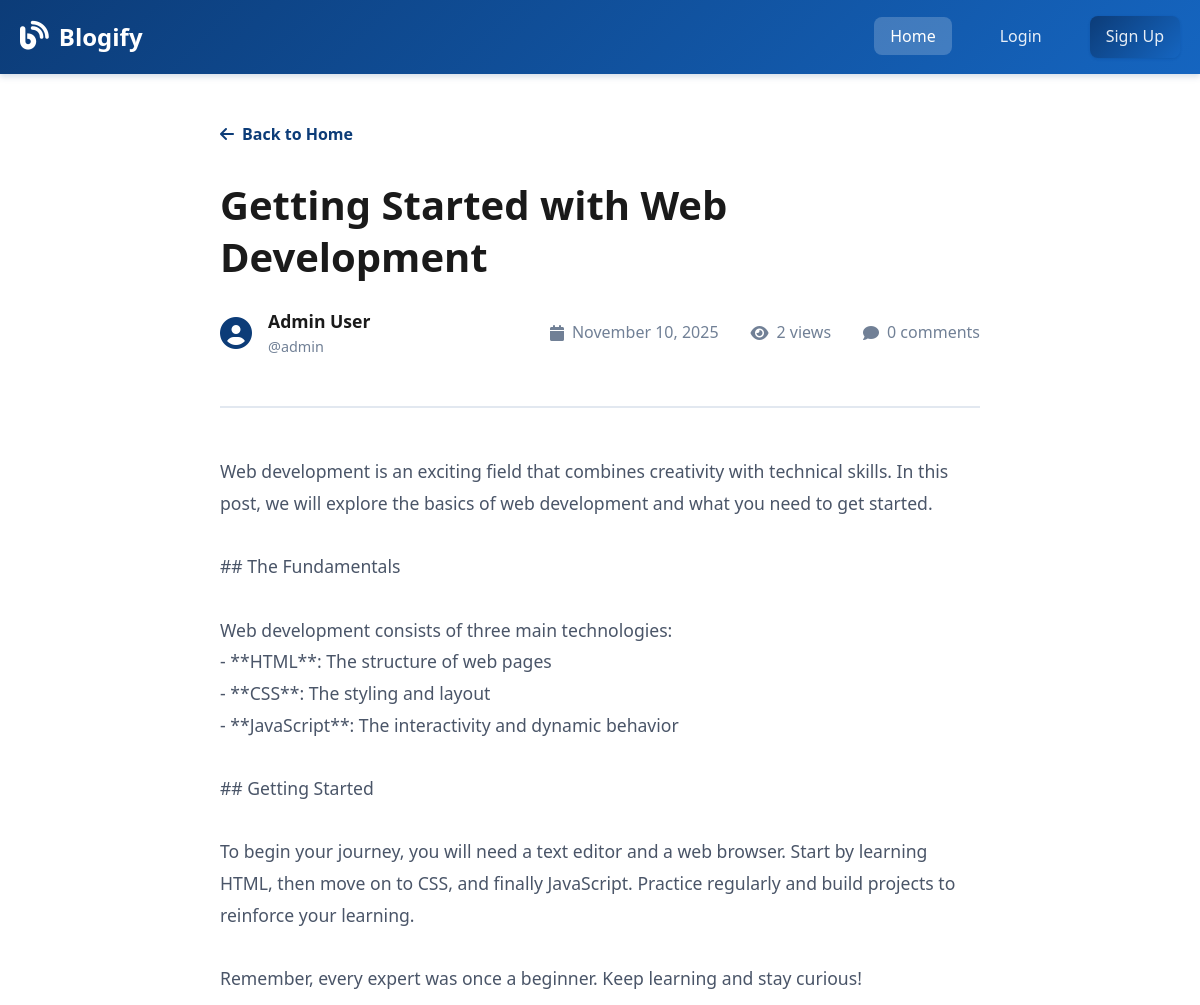
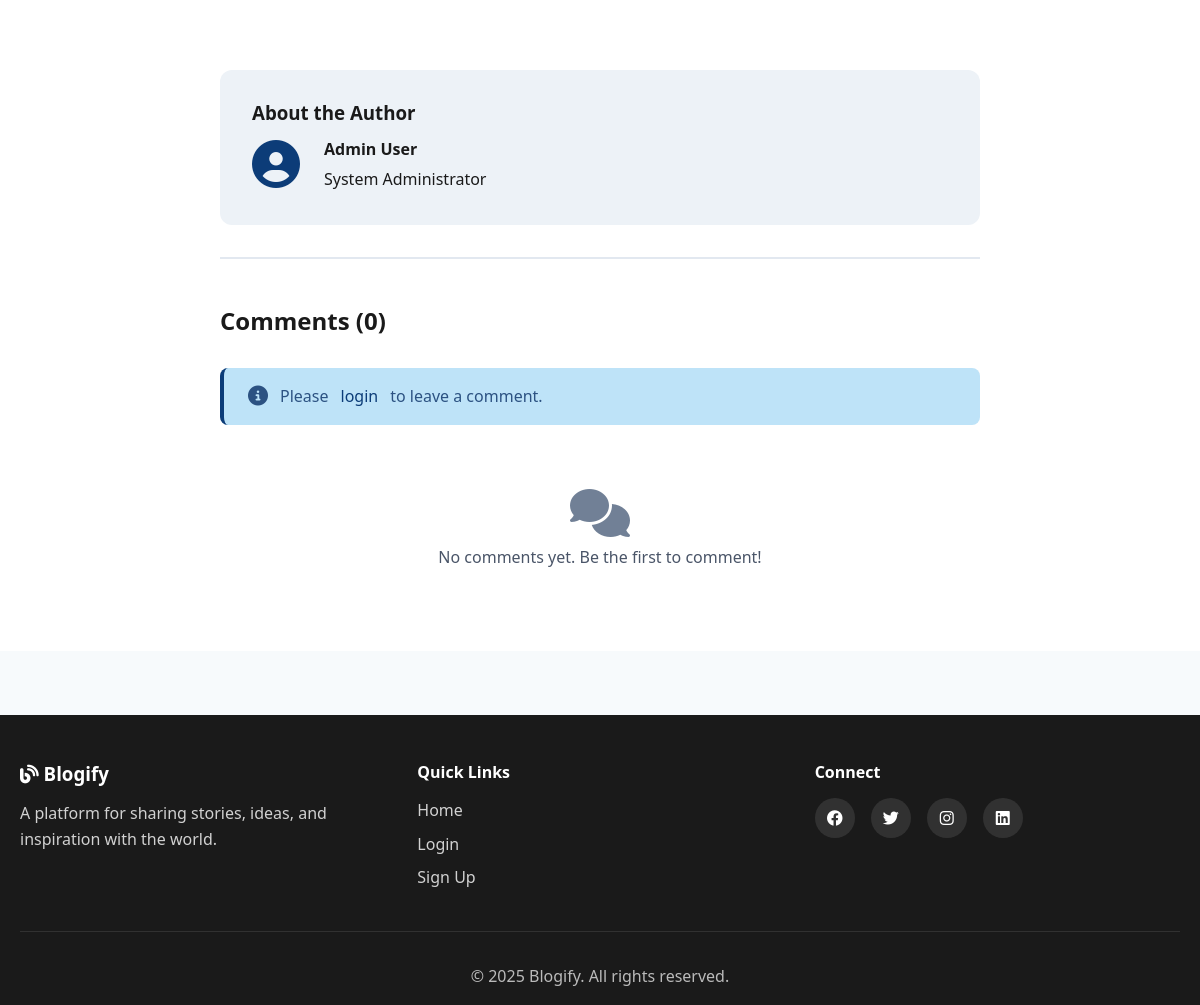
Page /post.php?slug=getting-started-with-web-development on the committed database (2 pictures, top to bottom).
### tables this page shows
CREATE TABLE `posts` (
  `id` int NOT NULL,
  `user_id` int NOT NULL,
  `title` varchar(255) NOT NULL,
  `slug` varchar(255) NOT NULL,
  `content` text NOT NULL,
  `status` enum('draft','published') DEFAULT 'published',
  `views` int DEFAULT '0',
  `created_at` timestamp NOT NULL DEFAULT CURRENT_TIMESTAMP,
  `updated_at` timestamp NOT NULL DEFAULT CURRENT_TIMESTAMP ON UPDATE CURRENT_TIMESTAMP
);

CREATE TABLE `users` (
  `id` int NOT NULL,
  `username` varchar(50) NOT NULL,
  `email` varchar(100) NOT NULL,
  `password` varchar(255) NOT NULL,
  `full_name` varchar(100) NOT NULL,
  `bio` text,
  `created_at` timestamp NOT NULL DEFAULT CURRENT_TIMESTAMP,
  `updated_at` timestamp NOT NULL DEFAULT CURRENT_TIMESTAMP ON UPDATE CURRENT_TIMESTAMP
);

### config/db.php (called while the page is built, shortened)
<?php
function clean_input($data) {
    return trim($data);
}
function is_logged_in() {
    return isset($_SESSION['user_id']);
}
function display_content($content) {
    return nl2br(htmlspecialchars($content));
}
?>

### post.php (the view, shortened to what this page needs)
<?php
require_once 'config/db.php';
$slug = isset($_GET['slug']) ? clean_input($_GET['slug']) : '';
$query = "SELECT p.*, u.username, u.full_name, u.bio
          FROM posts p
          JOIN users u ON p.user_id = u.id
          WHERE p.slug = ? AND p.status = 'published'";
$stmt = $conn->prepare($query);
$stmt->bind_param('s', $slug);
$stmt->execute();
$result = $stmt->get_result();
$post = $result->fetch_assoc();
$comments = [];
$comment_error = '';
?>
<?php include 'header.php'; ?>
    <article class="post-detail">
        <div class="container-narrow">
            <header class="post-header">
                <a href="index.php" class="back-link">
                    <i class="fas fa-arrow-left"></i> Back to Home
                </a>
                <h1 class="post-detail-title"><?php echo htmlspecialchars($post['title']); ?></h1>
                <div class="post-meta-detail">
                    <div class="author-info">
                        <i class="fas fa-user-circle fa-2x"></i>
                        <div>
                            <strong><?php echo htmlspecialchars($post['full_name']); ?></strong>
                            <span>@<?php echo htmlspecialchars($post['username']); ?></span>
                        </div>
                    </div>
                    <div class="post-stats-detail">
                        <span class="date">
                            <i class="fas fa-calendar"></i>
                            <?php echo date('F d, Y', strtotime($post['created_at'])); ?>
                        </span>
                        <span class="views">
                            <i class="fas fa-eye"></i>
                            <?php echo number_format($post['views']); ?> views
                        </span>
                        <span class="comments">
                            <i class="fas fa-comment"></i>
                            <?php echo count($comments); ?> comments
                        </span>
                    </div>
                </div>
            </header>
            <div class="post-content">
                <?php echo display_content($post['content']); ?>
            </div>
            <?php if (!empty($post['bio'])): ?>
            <div class="author-bio">
                <h3>About the Author</h3>
                <div class="author-bio-content">
                    <i class="fas fa-user-circle fa-3x"></i>
                    <div>
                        <h4><?php echo htmlspecialchars($post['full_name']); ?></h4>
                        <p><?php echo htmlspecialchars($post['bio']); ?></p>
                    </div>
                </div>
            </div>
            <?php endif; ?>
            <section class="comments-section">
                <h2>Comments (<?php echo count($comments); ?>)</h2>
                <?php if (is_logged_in()): ?>
                    <?php if (isset($_GET['comment']) && $_GET['comment'] === 'success'): ?>
                        <div class="alert alert-success">
                            <i class="fas fa-check-circle"></i>
                            Your comment has been posted successfully!
                        </div>
                    <?php endif; ?>
                    <?php if (!empty($comment_error)): ?>
                        <div class="alert alert-error">
                            <i class="fas fa-exclamation-circle"></i>
                            <?php echo $comment_error; ?>
                        </div>
                    <?php endif; ?>
                    <form method="POST" class="comment-form">
                        <div class="form-group">
                            <label for="comment_content">Leave a comment</label>
                            <textarea name="comment_content" id="comment_content" rows="4" placeholder="Share your thoughts..." required></textarea>
                        </div>
                        <button type="submit" name="submit_comment" class="btn-primary">
                            <i class="fas fa-paper-plane"></i> Post Comment
                        </button>
                    </form>
                <?php else: ?>
                    <div class="alert alert-info">
                        <i class="fas fa-info-circle"></i>
                        Please <a href="login.php">login</a> to leave a comment.
                    </div>
                <?php endif; ?>
                <div class="comments-list">
                    <?php if (count($comments) > 0): ?>
                        <?php foreach ($comments as $comment): ?>
                            <div class="comment-item">
                                <div class="comment-header">
                                    <i class="fas fa-user-circle fa-2x"></i>
                                    <div class="comment-author">
                                        <strong><?php echo htmlspecialchars($comment['full_name']); ?></strong>
                                        <span class="comment-date">
                                            <i class="fas fa-clock"></i>
                                            <?php echo date('M d, Y \a\t h:i A', strtotime($comment['created_at'])); ?>
                                        </span>
                                    </div>
                                </div>
                                <div class="comment-content">
                                    <?php echo display_content($comment['content']); ?>
                                </div>
                            </div>
                        <?php endforeach; ?>
                    <?php else: ?>
                        <div class="empty-state-small">
                            <i class="fas fa-comments"></i>
                            <p>No comments yet. Be the first to comment!</p>
                        </div>
                    <?php endif; ?>
                </div>
            </section>
        </div>
    </article>
    <?php include 'footer.php'; ?>

### assets/css/style.css (style rules this page uses)
* { margin: 0; padding: 0; box-sizing: border-box; }
:root { --primary-color: #0C3C78; --primary-dark: #082a54; --secondary-color: #1565C0; --accent-color: #2196F3; --text-primary: #1a1a1a; --text-secondary: #4a5568; --text-light: #718096; --bg-primary: #ffffff; --bg-secondary: #f7fafc; --bg-gray: #edf2f7; --border-color: #e2e8f0; --success: #48bb78; --error: #f56565; --warning: #ed8936; --shadow-sm: 0 1px 3px rgba(12, 60, 120, 0.12), 0 1px 2px rgba(12, 60, 120, 0.08); --shadow-md: 0 4px 6px rgba(12, 60, 120, 0.1), 0 2px 4px rgba(12, 60, 120, 0.06); --shadow-lg: 0 10px 15px rgba(12, 60, 120, 0.1), 0 4px 6px rgba(12, 60, 120, 0.05); --shadow-xl: 0 20px 25px rgba(12, 60, 120, 0.15), 0 10px 10px rgba(12, 60, 120, 0.04); --transition: all 0.3s cubic-bezier(0.4, 0, 0.2, 1); --header-z: 10060; --nav-z: 10070; --overlay-z: 10049; --toggle-z: 10061; }
body { font-family: 'Segoe UI', Tahoma, Geneva, Verdana, sans-serif; line-height: 1.6; color: var(--text-primary); background-color: var(--bg-secondary); overflow-x: hidden; }
h1, h2, h3, h4, h5, h6 { font-weight: 700; line-height: 1.2; color: var(--text-primary); }
a { text-decoration: none; color: var(--primary-color); transition: var(--transition); }
.container-narrow { max-width: 800px; margin: 0 auto; padding: 0 20px; }
.post-detail { background: var(--bg-primary); min-height: calc(100vh - 200px); }
.post-header { padding: 3rem 0; border-bottom: 2px solid var(--border-color); }
.back-link { display: inline-flex; align-items: center; gap: 0.5rem; margin-bottom: 2rem; color: var(--primary-color); font-weight: 600; }
.post-detail-title { font-size: 2.5rem; margin-bottom: 1.5rem; line-height: 1.3; }
.post-meta-detail { display: flex; justify-content: space-between; align-items: center; flex-wrap: wrap; gap: 2rem; }
.author-info { display: flex; align-items: center; gap: 1rem; }
.author-info i { color: var(--primary-color); }
.author-info div { display: flex; flex-direction: column; }
.author-info strong { font-size: 1.1rem; color: var(--text-primary); }
.author-info span { font-size: 0.9rem; color: var(--text-light); }
.post-stats-detail { display: flex; gap: 2rem; flex-wrap: wrap; color: var(--text-light); }
.post-stats-detail span { display: flex; align-items: center; gap: 0.5rem; }
.post-content { padding: 3rem 0; font-size: 1.1rem; line-height: 1.8; color: var(--text-secondary); }
.author-bio { padding: 2rem; background: var(--bg-gray); border-radius: 12px; margin: 2rem 0; }
.author-bio h3 { margin-bottom: 1rem; }
.author-bio-content { display: flex; gap: 1.5rem; align-items: start; }
.author-bio-content i { color: var(--primary-color); }
.author-bio-content h4 { margin-bottom: 0.5rem; }
.comments-section { padding: 3rem 0; border-top: 2px solid var(--border-color); }
.comments-section h2 { margin-bottom: 2rem; }
.comments-list { margin-top: 2rem; }
.alert { padding: 1rem 1.5rem; border-radius: 8px; margin-bottom: 1.5rem; display: flex; align-items: center; gap: 0.75rem; }
.alert i { font-size: 1.25rem; }
.alert-info { background: #bee3f8; color: #2c5282; border-left: 4px solid var(--primary-color); }
.empty-state-small { text-align: center; padding: 2rem; }
.empty-state-small i { font-size: 3rem; color: var(--text-light); margin-bottom: 0.5rem; }
.empty-state-small p { color: var(--text-secondary); }

### rows in the picture
posts: title "Getting Started with Web Development", user.full_name "Admin User", user.username "admin", created_at "November 10, 2025", views "2", content "Web development is an exciting field that combines creativity with technical skills. In this post, we will explore the basics of web development and what you need to get started. ## The Fundamentals Web development consists of three main technologies: - **HTML**: The structure of web pages - **CSS**: The styling and layout - **JavaScript**: The interactivity and dynamic behavior ## Getting Started To begin your journey, you will need a text editor and a web browser. Start by learning HTML, then move on to CSS, and finally JavaScript. Practice regularly and build projects to reinforce your learning. Remember, every expert was once a beginner. Keep learning and stay curious!", user.bio "System Administrator"

### other values in the picture
count($comments) "0"
